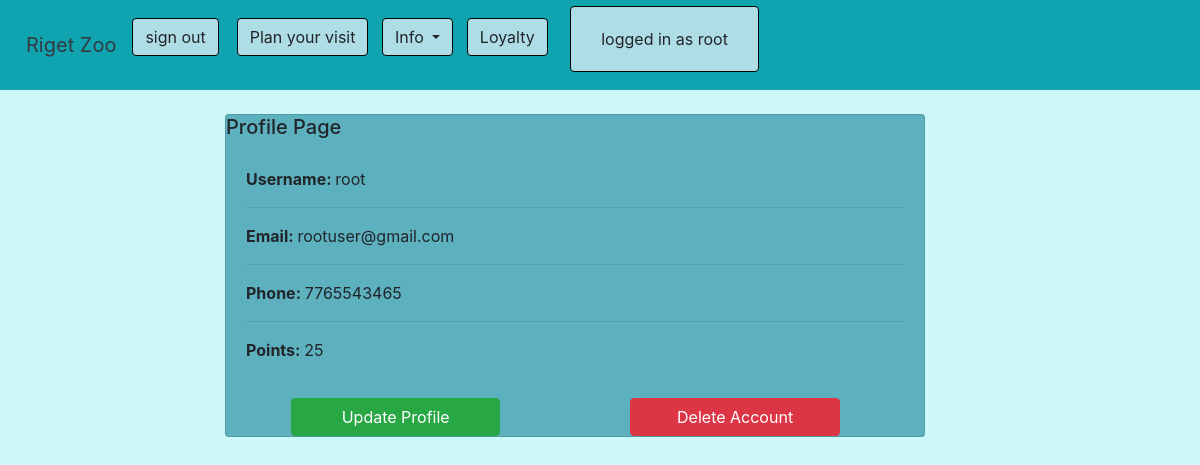
Page /profile/10 (signed in) on the earlier database version.
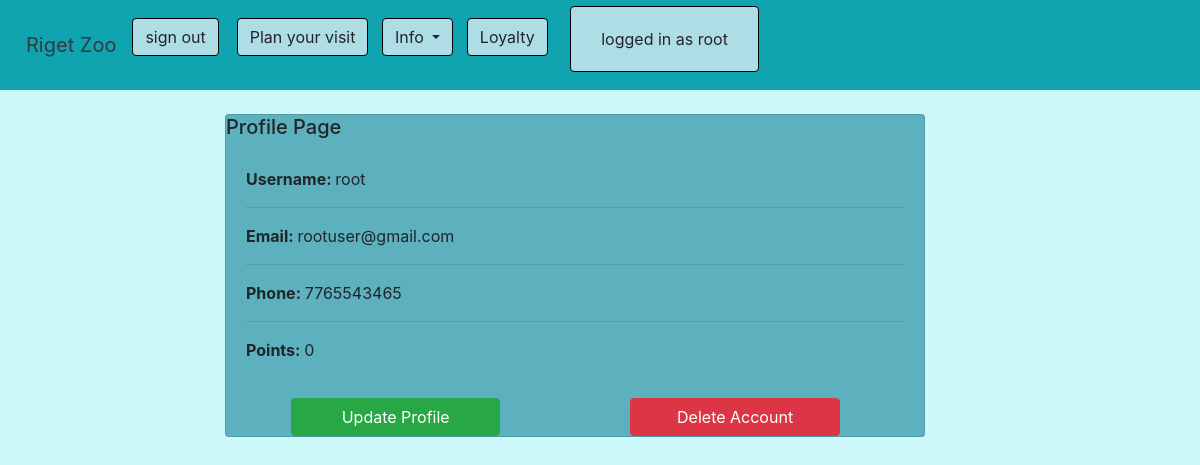
Same page on the later database version.
### website/models.py (models this page shows, shortened)
class ZooUser(AbstractUser):
    phonenum = models.CharField(max_length=14, blank=True)
    points = models.IntegerField(default = 0)

### website/views.py (the view)
# urls.py: path('profile/<int:pk>', views.profile, name = "profile"),
@login_required(login_url='login')
def profile(request, pk):
     one_record = ZooUser.objects.get(id=pk)
     context = {'record':one_record}
     return render(request, 'pages/profile.html', context = context)

### website/templates/pages/profile.html
{% extends 'pages/base.html' %}
{% load crispy_forms_tags %}
{% block content %}
    <div class = "card card17">
        <h5> Profile Page </h5>
        <div  class = "card-body">
            <p> <strong> Username: </strong> {{record.username}}</p>
            <hr>
            <p> <strong> Email: </strong> {{record.email}}</p>
            <hr>
            <p> <strong> Phone: </strong> {{record.phonenum}}</p>
            <hr>
            <p> <strong> Points: </strong> {{record.points}}</p>
        </div>
    <div>
    <a class = "btn btn-success button1" href = "{% url 'updateprofile' request.user.id %}"> Update Profile </a>
    <a class = "btn btn-danger button1" href = "{% url 'confirmation'  %}"> Delete Account </a>
    </div>
    </div>
{% endblock %}

### website/templates/pages/navbar.html (shortened to what this page needs)
{% load  static %}
{% block content %}
<div class = "navb">
<nav class="navbar navbar-expand-lg">
    <a class="navbar-brand text-dark" href="{% url '' %}">Riget Zoo</a>
    <div class="collapse navbar-collapse" id="navbarSupportedContent">
      <ul class="navbar-nav mr-auto">
        {% if user.is_authenticated %}
        <li class="nav-item">
          <a class="btn navbtn" href="{% url 'logout' %}">sign out</a>
        {% endif %}
        <li class="nav-item">
          <a class="btn navbtn" href="{% url 'Booking1' %}">Plan your visit</a>
        </li>
        <li class="nav-item dropdown">
          <a class="btn dropdown-toggle navbtn" href="#" id="navbarDropdown" role="button" data-toggle="dropdown" aria-haspopup="true" aria-expanded="false">
           Info
          </a>
        </li>
        <li class="nav-item">
          <a class="btn navbtn" href="{% url 'Loyalty' %}">Loyalty</a>
        </li>
        {% if user.is_authenticated %}
        <li class="nav-item">
          <a class="btn navbtn  profilebtn " href="{% url 'profile' request.user.id %}">logged in as {{ user.username }}</a>
        </li>
        {% else %}
        <ul class="navbar-nav mr-auto">
        <li class="nav-item">
          <a class="btn navbtn1  profilebtn" href="{% url 'login' %}">Guest</a>
        </li>
      </ul>
        {% endif %}
      </ul>
    </div>
  </nav>
</div>
{% endblock %}

Differences in the rows shown:
changed ZooUser "root": points "25" → "0"
